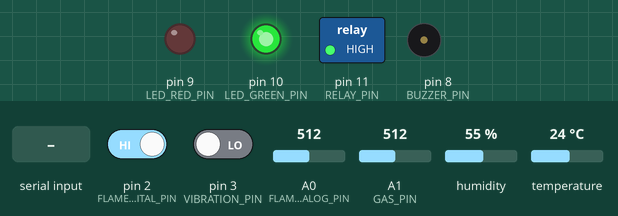
Simulated run of this sketch. Board: Arduino Uno, built with avr-gcc and run on an emulated ATmega328P. On the bench: switched loads named in the sketch (green lamp = pin HIGH), output pins drawn as LEDs (lit = HIGH), buzzer (waves = sounding, pin HIGH). The test bench sets the inputs (shaded band); at power-on: A0 (FLAME_ANALOG_PIN) = 512, pin 2 (FLAME_DIGITAL_PIN) HIGH, pin 3 (VIBRATION_PIN) LOW, A1 (GAS_PIN) = 512, humidity 55 %, temperature 24 °C. What the sketch prints to the serial monitor is not drawn.

Above: at 3.2 s.
3.3 s: "1" received over Serial
At 3.6 s:
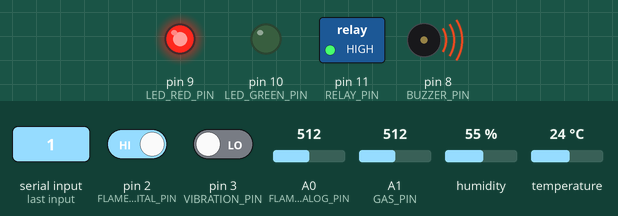
4.8 s: "G" received over Serial
At 5.8 s:
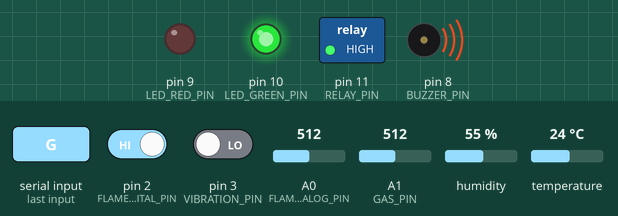
6.3 s: "2" received over Serial
At 7.2 s:
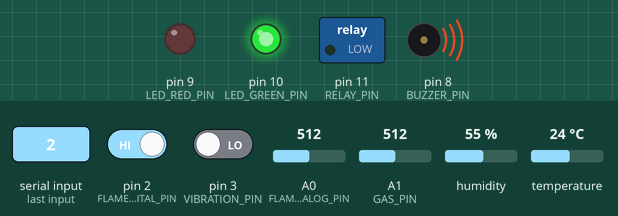
7.8 s: "0" received over Serial
At 8.2 s:
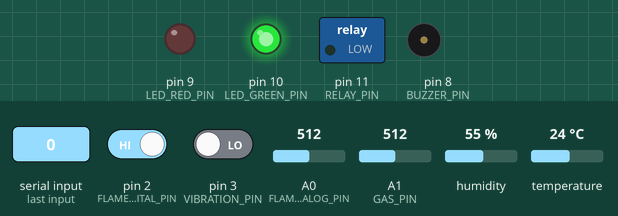
9.3 s: "R" received over Serial
At 10.5 s:
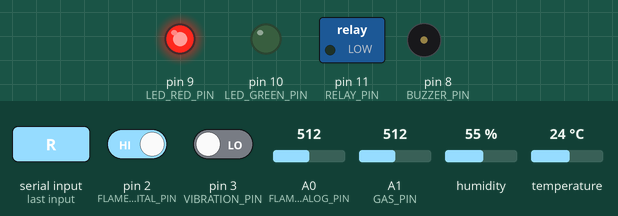
10.8 s: A0 (FLAME_ANALOG_PIN) set to 590
12.3 s: A0 (FLAME_ANALOG_PIN) set to 608
Timing chart, 0 to 15.3 s (numbered marks = the images above; inputs shaded):
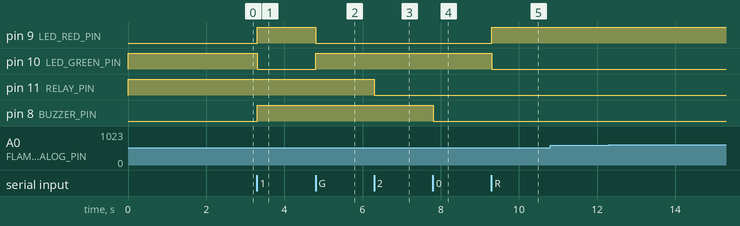

The sketch:

thinklink_firmware.ino
```cpp
/**
 * ThinkLink Arduino Firmware — Industrial Safety Monitor
 *
 * Sensors:
 *   - DHT11/DHT22     → Temperature & Humidity     (Pin 7)
 *   - MQ-2/MQ-135     → Gas / Smoke (Analog ADC)   (Pin A1)
 *   - KY-026 IR Flame → Flame Digital + Analog      (D0 → Pin 2, A0 → Pin A0)
 *   - Vibration SW-420→ Vibration digital            (Pin 3)
 *
 * Outputs (Serial 9600 baud, JSON per packet):
 *   {"device_id":"ARDUINO-01","temperature":25.3,"humidity":52.1,
 *    "gas_level":120,"smoke_detected":false,
 *    "flame_detected":true,"flame_intensity":850,"flame_proximity":0.83,
 *    "vibration":0.0,"battery_level":100}
 *
 * Actuator Inputs (from Python backend via Serial):
 *   '1' → Buzzer + Red LED ON   (ALARM)
 *   '0' → Buzzer OFF, Green LED (NOMINAL)
 *   'R' → Red LED ON
 *   'G' → Green LED ON
 *   '2' → Emergency relay open (Machine shutdown)
 *
 * WIRING KY-026 Flame Sensor:
 *   VCC → 5V (or 3.3V)
 *   GND → GND
 *   A0  → Arduino A0   (analog intensity: 0=flame/close, 1023=no flame)
 *   D0  → Arduino Pin 2 (digital: LOW=flame detected, HIGH=no flame)
 *   Potentiometer on board: turn CW to increase sensitivity
 */

// ─── Pin Definitions ──────────────────────────────────────────
#define DHTPIN          7       // DHT temp/humidity data pin
#define DHTTYPE         DHT11   // Change to DHT22 if you have that model

#define GAS_PIN         A1      // MQ-2/MQ-135 analog gas sensor
#define GAS_DOUT_PIN    4       // MQ-2 digital threshold pin (optional)

// Flame sensor KY-026 / YG1006 IR sensor
#define FLAME_ANALOG_PIN  A0    // A0 → analog intensity (0=flame nearby, 1023=no flame)
#define FLAME_DIGITAL_PIN 2     // D0 → digital threshold output (LOW when flame detected)

// Vibration sensor SW-420
#define VIBRATION_PIN   3       // Digital vibration trigger

// Actuator pins
#define BUZZER_PIN      8
#define LED_RED_PIN     9
#define LED_GREEN_PIN   10
#define RELAY_PIN       11

// ─── Library ──────────────────────────────────────────────────
#include <DHT.h>
DHT dht(DHTPIN, DHTTYPE);

// ─── Constants ────────────────────────────────────────────────
#define SEND_INTERVAL_MS       1000   // Send JSON every 1 second
#define FLAME_SAMPLES          5      // Average this many ADC samples for noise reduction
#define FLAME_ANALOG_THRESHOLD 600    // ADC value BELOW this = flame detected
                                      // KY-026 A0 outputs LOW when flame is near
                                      // Calibrate: try 500-700 based on your environment
#define GAS_DANGER_THRESHOLD   400    // MQ-2 ADC value for smoke/gas alert
#define VIBRATION_DEBOUNCE_MS  50     // Hold vibration flag for this long (ms)

// ─── State ────────────────────────────────────────────────────
unsigned long lastSendTime    = 0;
unsigned long vibrationTime   = 0;
bool          vibrationActive = false;

// ─── Flame Sensor Reading ────────────────────────────────────
// KY-026 behaviour:
//   Analog A0 : HIGH (near 1023) = no flame | LOW (near 0) = flame directly in front
//   Digital D0: LOW  = flame detected | HIGH = no flame
//
// We use BOTH pins simultaneously:
//   D0  → instant boolean, calibrated by the onboard potentiometer
//   A0  → smoothed analog value for intensity/proximity
//
// Returned intensity is INVERTED: 0 = no flame, 1023 = maximum/very close flame
struct FlameReading {
  bool    detected;    // true if flame is present (D0 OR analog threshold)
  int     rawAnalog;   // raw ADC average (0–1023); low = close flame
  int     intensity;   // inverted (0–1023); high = intense flame
  float   proximity;   // 0.0–1.0; 1.0 = flame very close to sensor
};

FlameReading readFlameSensor() {
  FlameReading r;

  // Average multiple ADC reads to reduce electrical noise
  long sum = 0;
  for (int i = 0; i < FLAME_SAMPLES; i++) {
    sum += analogRead(FLAME_ANALOG_PIN);
    delay(2);
  }
  r.rawAnalog = (int)(sum / FLAME_SAMPLES);

  // Invert so that HIGH means intense flame
  r.intensity = 1023 - r.rawAnalog;

  // Digital is active-LOW on KY-026
  bool digitalFlame = (digitalRead(FLAME_DIGITAL_PIN) == LOW);

  // Analog confirm: raw below threshold → flame within sensor range
  bool analogFlame  = (r.rawAnalog < FLAME_ANALOG_THRESHOLD);

  // Detected if EITHER method triggers (D0 is primary; analog adds sensitivity)
  r.detected = digitalFlame || analogFlame;

  // Proximity 0.0–1.0
  r.proximity = constrain((float)r.intensity / 1023.0, 0.0, 1.0);

  return r;
}

// ─── Vibration Reading ────────────────────────────────────────
float readVibration() {
  if (digitalRead(VIBRATION_PIN) == HIGH) {
    vibrationTime   = millis();
    vibrationActive = true;
  }
  if (vibrationActive && (millis() - vibrationTime > VIBRATION_DEBOUNCE_MS)) {
    vibrationActive = false;
  }
  return vibrationActive ? 1.0 : 0.0;
}

// ─── Handle Incoming Actuator Commands ───────────────────────
void handleSerialInput() {
  while (Serial.available()) {
    char cmd = (char)Serial.read();
    switch (cmd) {
      case '1': // Full alarm: buzzer + red LED
        digitalWrite(BUZZER_PIN,    HIGH);
        digitalWrite(LED_RED_PIN,   HIGH);
        digitalWrite(LED_GREEN_PIN, LOW);
        break;
      case '0': // Nominal: buzzer off + green LED
        digitalWrite(BUZZER_PIN,    LOW);
        digitalWrite(LED_RED_PIN,   LOW);
        digitalWrite(LED_GREEN_PIN, HIGH);
        break;
      case 'R': // Red LED only (silent alarm)
        digitalWrite(LED_RED_PIN,   HIGH);
        digitalWrite(LED_GREEN_PIN, LOW);
        break;
      case 'G': // Green LED only
        digitalWrite(LED_RED_PIN,   LOW);
        digitalWrite(LED_GREEN_PIN, HIGH);
        break;
      case '2': // Emergency: open relay (machine shutdown)
        digitalWrite(RELAY_PIN, LOW);
        break;
    }
  }
}

// ─── Setup ───────────────────────────────────────────────────
void setup() {
  Serial.begin(9600);
  dht.begin();

  pinMode(FLAME_DIGITAL_PIN, INPUT);
  pinMode(GAS_DOUT_PIN,      INPUT);
  pinMode(VIBRATION_PIN,     INPUT);

  pinMode(BUZZER_PIN,    OUTPUT);
  pinMode(LED_RED_PIN,   OUTPUT);
  pinMode(LED_GREEN_PIN, OUTPUT);
  pinMode(RELAY_PIN,     OUTPUT);

  // Safe startup state
  digitalWrite(BUZZER_PIN,    LOW);
  digitalWrite(LED_RED_PIN,   LOW);
  digitalWrite(LED_GREEN_PIN, HIGH); // Green = initialising OK
  digitalWrite(RELAY_PIN,     HIGH); // NC relay = machine running

  delay(2000); // Allow DHT + MQ-2 sensors to stabilise
}

// ─── Main Loop ───────────────────────────────────────────────
void loop() {
  handleSerialInput();

  unsigned long now = millis();
  if (now - lastSendTime < SEND_INTERVAL_MS) {
    delay(10);
    return;
  }
  lastSendTime = now;

  // ── Read all sensors ──────────────────────────────────
  float temperature = dht.readTemperature();
  float humidity    = dht.readHumidity();
  if (isnan(temperature)) temperature = 25.0;  // DHT failure fallback
  if (isnan(humidity))    humidity    = 50.0;

  int   gasAdc    = analogRead(GAS_PIN);
  bool  smokeBool = (gasAdc >= GAS_DANGER_THRESHOLD);

  FlameReading flame = readFlameSensor();
  float vibration    = readVibration();

  // Flame combustion also produces gases → raise smoke flag
  if (flame.detected) smokeBool = true;

  // ── Emit JSON packet ──────────────────────────────────
  Serial.print("{");
  Serial.print("\"device_id\":\"ARDUINO-01\"");
  Serial.print(",\"temperature\":");      Serial.print(temperature, 1);
  Serial.print(",\"humidity\":");         Serial.print(humidity, 1);
  Serial.print(",\"gas_level\":");        Serial.print(gasAdc);
  Serial.print(",\"smoke_detected\":");   Serial.print(smokeBool   ? "true" : "false");
  Serial.print(",\"flame_detected\":");   Serial.print(flame.detected  ? "true" : "false");
  Serial.print(",\"flame_intensity\":");  Serial.print(flame.intensity);    // 0–1023
  Serial.print(",\"flame_raw\":");        Serial.print(flame.rawAnalog);    // raw ADC (debug)
  Serial.print(",\"flame_proximity\":"); Serial.print(flame.proximity, 3);  // 0.0–1.0
  Serial.print(",\"vibration\":");        Serial.print(vibration, 2);
  Serial.print(",\"battery_level\":100");
  Serial.println("}");
}
```

Measured:
- after the input at 3.3 s, pin 9 (LED_RED_PIN), pin 8 (BUZZER_PIN): LOW → HIGH at once; pin 10 (LED_GREEN_PIN): HIGH → LOW at once
- after the input at 4.8 s, pin 9 (LED_RED_PIN): HIGH → LOW at once; pin 10 (LED_GREEN_PIN): LOW → HIGH at once
- after the input at 6.3 s, pin 11 (RELAY_PIN): HIGH → LOW at once
- after the input at 7.8 s, pin 8 (BUZZER_PIN): HIGH → LOW at once
- after the input at 9.3 s, pin 9 (LED_RED_PIN): LOW → HIGH at once; pin 10 (LED_GREEN_PIN): HIGH → LOW at once
- after the input at 10.8 s, every drawn part: stays the same
- after the input at 12.3 s, every drawn part: stays the same
